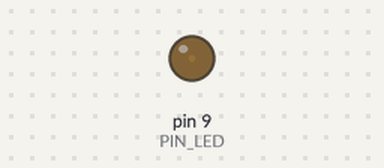
The sketch below on a simulated Arduino Uno, built with avr-gcc and run on an emulated ATmega328P. Parts: output pins drawn as LEDs (lit = HIGH).

Above: at 0.05 s.
At 1.15 s:
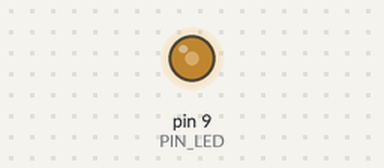
At 2.3 s:
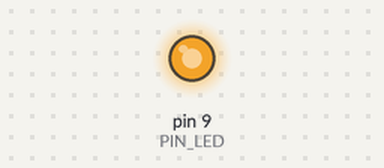
At 4.6 s:
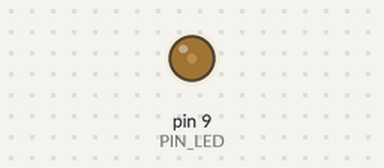
Timing chart, 0 to 6.7 s (numbered marks = the images above):
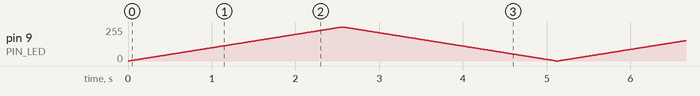

The sketch:

led_fade.ino
```cpp
#define PIN_LED 9

int i = 0;

void setup(){
   pinMode(PIN_LED, OUTPUT);
}

void loop(){
  for(i = 0; i<=255; i++){
 	analogWrite(PIN_LED, i);
	delay(10);
  }
  for(i = 255; i>=0; i--){
  	analogWrite(PIN_LED, i);
	delay(10);
  }
}
```
